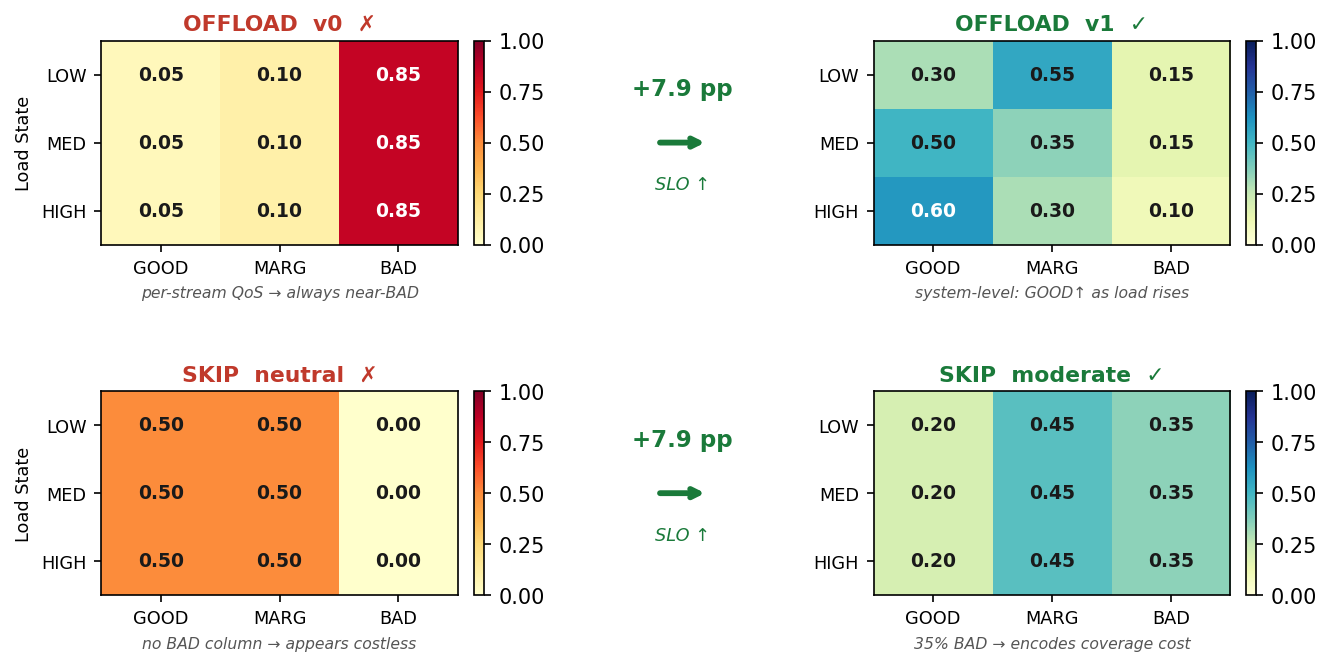

Python code for this plot:
#!/usr/bin/env python3
"""
fig_encoding_comparison.py  —  Run from paper/figures/
2×2 heatmap: v0 vs v1 OFFLOAD likelihood, neutral vs moderate SKIP likelihood.
Shows why correct action semantics matter (+7.9 pp each).
"""
import numpy as np
import matplotlib
matplotlib.use('Agg')
import matplotlib.pyplot as plt
from matplotlib.gridspec import GridSpec

states = ['LOW', 'MED', 'HIGH']
obs    = ['GOOD', 'MARG', 'BAD']

# OFFLOAD v0: per-stream QoS — offloaded stream gets ~7 FPS → near-BAD for all states
A_off_v0 = np.array([[0.05, 0.10, 0.85]] * 3)

# OFFLOAD v1: system-level effect — offloading frees local GPU (from paper Eq. 3)
A_off_v1 = np.array([[0.30, 0.55, 0.15],
                     [0.50, 0.35, 0.15],
                     [0.60, 0.30, 0.10]])

# SKIP neutral: frame-skipping produces no signal → appears costless
A_skip_n = np.array([[0.50, 0.50, 0.00]] * 3)

# SKIP moderate: encodes coverage cost as degraded service
A_skip_m = np.array([[0.20, 0.45, 0.35]] * 3)

WRONG_CMAP = 'YlOrRd'
RIGHT_CMAP = 'YlGnBu'
RED   = '#c0392b'
GREEN = '#1a7a3a'

panels = [
    (0, 0, A_off_v0, 'OFFLOAD  v0  ✗',   'per-stream QoS → always near-BAD',    WRONG_CMAP, RED),
    (0, 2, A_off_v1, 'OFFLOAD  v1  ✓',   'system-level: GOOD↑ as load rises',   RIGHT_CMAP, GREEN),
    (1, 0, A_skip_n, 'SKIP  neutral  ✗',  'no BAD column → appears costless',    WRONG_CMAP, RED),
    (1, 2, A_skip_m, 'SKIP  moderate  ✓', '35% BAD → encodes coverage cost',     RIGHT_CMAP, GREEN),
]

fig = plt.figure(figsize=(10, 4.8))
gs  = GridSpec(2, 3, figure=fig, width_ratios=[1, 0.18, 1],
               wspace=0.55, hspace=0.72)

for row, col, data, title, subtitle, cmap, tcolor in panels:
    ax = fig.add_subplot(gs[row, col])
    im = ax.imshow(data, cmap=cmap, vmin=0, vmax=1, aspect='auto')
    ax.set_xticks(range(3)); ax.set_xticklabels(obs, fontsize=8.5)
    ax.set_yticks(range(3)); ax.set_yticklabels(states, fontsize=8.5)
    ax.set_title(title, fontsize=10.5, fontweight='bold', color=tcolor, pad=5)
    ax.set_xlabel(subtitle, fontsize=7.5, color='#555555', style='italic')
    if col == 0:
        ax.set_ylabel('Load State', fontsize=8.5)
    for r in range(3):
        for c in range(3):
            v = data[r, c]
            tc = 'white' if v > 0.55 else '#1a1a1a'
            ax.text(c, r, f'{v:.2f}', ha='center', va='center',
                    fontsize=9, color=tc, fontweight='bold')
    plt.colorbar(im, ax=ax, fraction=0.046, pad=0.04)

# Arrow columns with +7.9 pp label
for row in [0, 1]:
    ax_a = fig.add_subplot(gs[row, 1])
    ax_a.set_xlim(0, 1); ax_a.set_ylim(0, 1); ax_a.axis('off')
    ax_a.annotate('', xy=(0.88, 0.5), xytext=(0.12, 0.5),
                  arrowprops=dict(arrowstyle='->', color=GREEN, lw=2.8))
    ax_a.text(0.5, 0.73, '+7.9 pp', ha='center', fontsize=11,
              color=GREEN, fontweight='bold')
    ax_a.text(0.5, 0.27, 'SLO ↑', ha='center', fontsize=8.5,
              color=GREEN, style='italic')

plt.savefig('fig_encoding_comparison.pdf', bbox_inches='tight', dpi=150)
plt.savefig('fig_encoding_comparison.png', bbox_inches='tight', dpi=150)
print('Saved: fig_encoding_comparison.pdf  +  fig_encoding_comparison.png')
